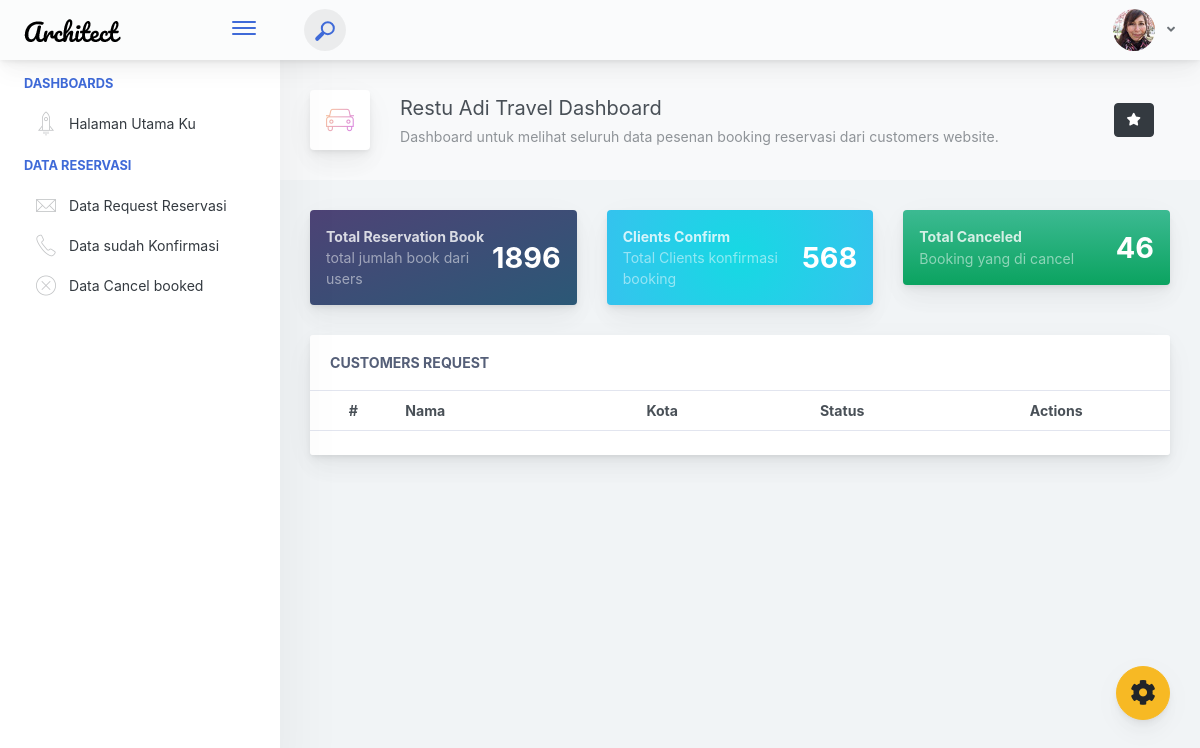
Page /dashboard/index.php on the earlier database version.
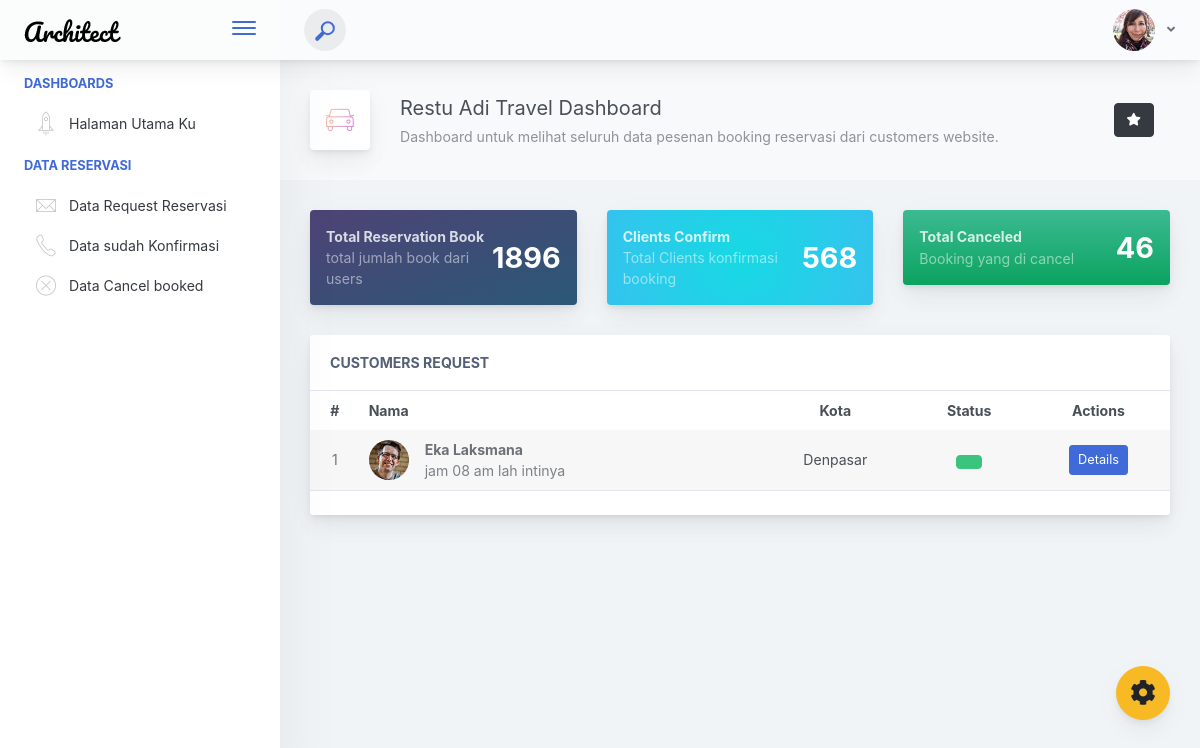
Same page on the later database version.
### tables this page shows
CREATE TABLE `table_booking` (
  `id` int(11) NOT NULL,
  `nama-depan` varchar(100) NOT NULL,
  `nama-belakang` varchar(100) NOT NULL,
  `email` varchar(50) NOT NULL,
  `wa-no` varchar(50) NOT NULL,
  `kota` varchar(100) NOT NULL,
  `kewarganegaraan` varchar(50) NOT NULL,
  `no-ktp` varchar(50) NOT NULL,
  `service-select` varchar(50) NOT NULL,
  `trip-method` varchar(50) NOT NULL,
  `depature-date` date NOT NULL,
  `return-date` date NOT NULL,
  `total-adult` varchar(50) NOT NULL,
  `total-childern` varchar(50) NOT NULL,
  `depature-from` varchar(50) NOT NULL,
  `pickup-information` varchar(50) NOT NULL,
  `pickup-address` varchar(100) NOT NULL,
  `inquery` text NOT NULL,
  `status` varchar(100) NOT NULL
);

### dashboard/function.php (called while the page is built)
<?php
$conn = mysqli_connect("localhost", "root", "root", "restu-adi-db");
function query($query)
{
    global $conn;
    $result = mysqli_query($conn, $query);
    $rows = [];
    while ($row = mysqli_fetch_assoc($result)) {
        $rows[] = $row;
    }
    return $rows;
}

### dashboard/index.php (the view, shortened to what this page needs)
<?php
require 'function.php';
$reservasi = query("SELECT * FROM `table_booking` ORDER BY id DESC;");
?>
<!doctype html>
<html lang="en">
<head>
    <link href="./main.css" rel="stylesheet">
</head>
<body>
    <div class="app-container app-theme-white body-tabs-shadow fixed-sidebar fixed-header">
        <div class="app-header header-shadow">
            <div class="app-header__logo">
                <div class="logo-src"></div>
                <div class="header__pane ml-auto">
                    <div>
                        <button type="button" class="hamburger close-sidebar-btn hamburger--elastic" data-class="closed-sidebar">
                            <span class="hamburger-box">
                                <span class="hamburger-inner"></span>
                            </span>
                        </button>
                    </div>
                </div>
            </div>
            <div class="app-header__content">
                <div class="app-header-left">
                    <div class="search-wrapper">
                        <div class="input-holder">
                            <button class="search-icon"><span></span></button>
                        </div>
                    </div>
                </div>
                <div class="app-header-right">
                    <?php include "widget-akun.php" ?>
                </div>
            </div>
        </div>
        <div class="ui-theme-settings">
            <button type="button" id="TooltipDemo" class="btn-open-options btn btn-warning">
                <i class="fa fa-cog fa-w-16 fa-spin fa-2x"></i>
            </button>
        </div>
        <div class="app-main">
            <div class="app-sidebar sidebar-shadow">
                <div class="scrollbar-sidebar">
                    <div class="app-sidebar__inner">
                        <?php include "sidebar-menu.php" ?>
                    </div>
                </div>
            </div>
            <div class="app-main__outer">
                <div class="app-main__inner">
                    <div class="app-page-title">
                        <div class="page-title-wrapper">
                            <div class="page-title-heading">
                                <div class="page-title-icon">
                                    <i class="pe-7s-car icon-gradient bg-mean-fruit">
                                    </i>
                                </div>
                                <div>Restu Adi Travel Dashboard
                                    <div class="page-title-subheading">Dashboard untuk melihat seluruh data pesenan booking reservasi dari customers website.
                                    </div>
                                </div>
                            </div>
                            <div class="page-title-actions">
                                <button type="button" data-toggle="tooltip" title="Example Tooltip" data-placement="bottom" class="btn-shadow mr-3 btn btn-dark">
                                    <i class="fa fa-star"></i>
                                </button>
                            </div>
                        </div>
                    </div>
                    <div class="row">
                        <div class="col-md-6 col-xl-4">
                            <div class="card mb-3 widget-content bg-midnight-bloom">
                                <div class="widget-content-wrapper text-white">
                                    <div class="widget-content-left">
                                        <div class="widget-heading">Total Reservation Book</div>
                                        <div class="widget-subheading">total jumlah book dari users</div>
                                    </div>
                                    <div class="widget-content-right">
                                        <div class="widget-numbers text-white"><span>1896</span></div>
                                    </div>
                                </div>
                            </div>
                        </div>
                        <div class="col-md-6 col-xl-4">
                            <div class="card mb-3 widget-content bg-arielle-smile">
                                <div class="widget-content-wrapper text-white">
                                    <div class="widget-content-left">
                                        <div class="widget-heading">Clients Confirm</div>
                                        <div class="widget-subheading">Total Clients konfirmasi booking</div>
                                    </div>
                                    <div class="widget-content-right">
                                        <div class="widget-numbers text-white"><span>568</span></div>
                                    </div>
                                </div>
                            </div>
                        </div>
                        <div class="col-md-6 col-xl-4">
                            <div class="card mb-3 widget-content bg-grow-early">
                                <div class="widget-content-wrapper text-white">
                                    <div class="widget-content-left">
                                        <div class="widget-heading">Total Canceled</div>
                                        <div class="widget-subheading">Booking yang di cancel</div>
                                    </div>
                                    <div class="widget-content-right">
                                        <div class="widget-numbers text-white"><span>46</span></div>
                                    </div>
                                </div>
                            </div>
                        </div>
                    </div>
                    <div class="row">
                        <div class="col-md-12">
                            <div class="main-card mb-3 card">
                                <div class="card-header">Customers Request
                                </div>
                                <div class="table-responsive">
                                    <table class="align-middle mb-0 table table-borderless table-striped table-hover">
                                        <thead>
                                            <tr>
                                                <th class="text-center">#</th>
                                                <th>Nama</th>
                                                <th class="text-center">Kota</th>
                                                <th class="text-center">Status</th>
                                                <th class="text-center">Actions</th>
                                            </tr>
                                        </thead>
                                        <tbody>
                                            <?php
                                            $i = 1;
                                            foreach ($reservasi as $data_request) : ?>
                                                <tr>
                                                    <td class="text-center text-muted"><?= $i; ?></td>
                                                    <td>
                                                        <div class="widget-content p-0">
                                                            <div class="widget-content-wrapper">
                                                                <div class="widget-content-left mr-3">
                                                                    <div class="widget-content-left">
                                                                        <img width="40" class="rounded-circle" src="assets/images/avatars/4.jpg" alt="">
                                                                    </div>
                                                                </div>
                                                                <div class="widget-content-left flex2">
                                                                    <div class="widget-heading"><?= $data_request['nama-depan'] . " " . $data_request['nama-belakang'];  ?></div>
                                                                    <div class="widget-subheading opacity-7"><?= $data_request["depature-from"]; ?></div>
                                                                </div>
                                                            </div>
                                                        </div>
                                                    </td>
                                                    <td class="text-center"><?= $data_request["kota"]; ?></td>
                                                    <td class="text-center">
                                                        <button class="btn btn-success"><?= $data_request['status_book']; ?></button>
                                                    </td>
                                                    <td class="text-center">
                                                        <button type="button" id="PopoverCustomT-1" class="btn btn-primary btn-sm">Details</button>
                                                    </td>
                                                </tr>
                                            <?php
                                                $i++;
                                            endforeach; ?>
                                        </tbody>
                                    </table>
                                </div>
                                <div class="d-block text-center card-footer">
                                </div>
                            </div>
                        </div>
                    </div>
                </div>
            </div>
        </div>
    </div>
</body>
</html>

### dashboard/widget-akun.php (shortened to what this page needs)
<div class="header-btn-lg pr-0">
                        <div class="widget-content p-0">
                            <div class="widget-content-wrapper">
                                <div class="widget-content-left">
                                    <div class="btn-group">
                                        <a data-toggle="dropdown" aria-haspopup="true" aria-expanded="false" class="p-0 btn">
                                            <img width="42" class="rounded-circle" src="assets/images/avatars/1.jpg" alt="">
                                            <i class="fa fa-angle-down ml-2 opacity-8"></i>
                                        </a>
                                    </div>
                                </div>
                            </div>
                        </div>
                    </div>

### dashboard/sidebar-menu.php
<ul class="vertical-nav-menu">
    <li class="app-sidebar__heading">Dashboards</li>
    <li>
        <a href="index.php" class="">
            <i class="metismenu-icon pe-7s-rocket"></i>
            Halaman Utama Ku
        </a>
    </li>
    <li class="app-sidebar__heading">Data Reservasi</li>
    <li>
        <a href="request-reservasi.php">
            <i class="metismenu-icon pe-7s-mail"></i>
            Data Request Reservasi
        </a>
    </li>
    <li>
        <a href="confirm-reservasi.php">
            <i class="metismenu-icon pe-7s-call"></i>
            Data sudah Konfirmasi
        </a>
    </li>
    <li>
        <a href="cancel-booked.php">
            <i class="metismenu-icon pe-7s-close-circle"></i>
            Data Cancel booked
        </a>
    </li>
</ul>

Differences in the rows shown:
added table_booking: value "Eka", value "Laksmana", value "jam 08 am lah intinya", kota "Denpasar"
